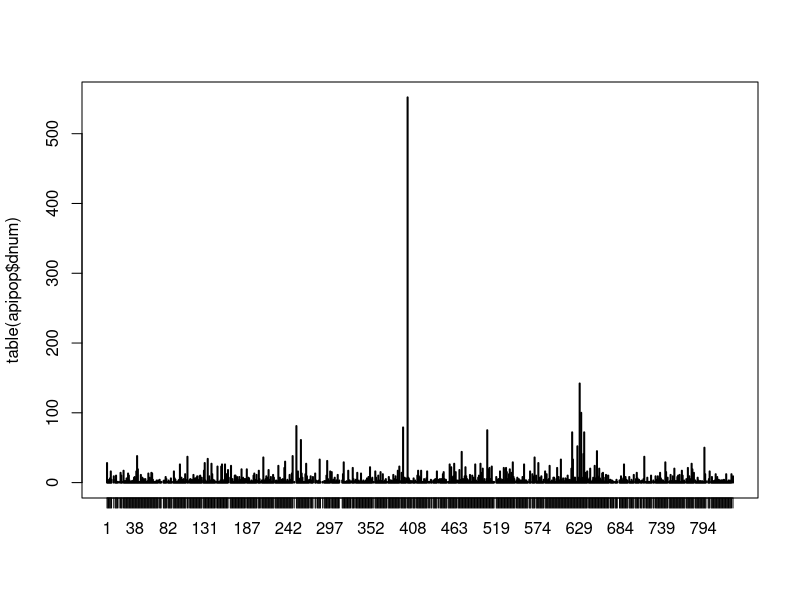

Here is the R script that generated this plot:
# Amostragem por conglomerados

library(survey)


data(api)

help("api")

# O Índice de Desempenho Acadêmico é calculado para todas as 
# escolas da Califórnia com base em testes padronizados de alunos. 
# Os conjuntos de dados contêm informações para todas as escolas com 
# pelo menos 100 alunos e para várias amostras probabilísticas dos dados.

# Os dados populacionais completos no apipop são um quadro de dados com 6.194 
# observações sobre as 37 variáveis a seguir.
# 
# CDs
# Identificador único
# 
# tipo
# Ensino fundamental/médio/superior
# 
# nome
# Nome da escola (15 caracteres)
# 
# nome
# Nome da escola (40 caracteres)
# 
# escória
# Número da escola
# 
# nome
# Nome do distrito
# 
# dnum
# Número do distrito
# 
# nome
# Nome do condado
# 
# cnum
# Número do condado
# 
# bandeira
# motivo para falta de dados
# 
# pcttest
# porcentagem de alunos testados
# 
# API00
# API em 2000
# 
# API99
# API em 1999
# 
# alvo
# alvo para mudança na API
# 
# crescimento
# Mudança na API
# 
# sch.largo
# Atingiu a meta de crescimento em toda a escola?
#   
#   comp.imp
# Atingiu a meta de melhoria comparável
# 
# ambos
# Atingiu ambas as metas
# 
# prêmios
# Elegível para programa de prêmios
# 
# refeições
# Percentagem de estudantes elegíveis para refeições subsidiadas
# 
# ei
# ‘Aprendentes da Língua Inglesa’ (porcentagem)
# 
# ano.rnd
# Escola o ano todo
# 
# mobilidade
# percentagem de alunos para os quais este é o primeiro ano na escola
# 
# acs.k3
# tamanho médio das turmas anos K-3
# 
# acs.46
# tamanho médio das turmas anos 4-6
# 
# acs.core
# Número de cursos acadêmicos básicos
# 
# pct.resp
# percentagem onde o nível de escolaridade dos pais é conhecido
# 
# não.hsg
# porcentagem de pais que não concluíram o ensino médio
# 
# hsg
# porcentagem de pais com ensino médio completo
# 
# algum.col
# porcentagem de pais com alguma faculdade
# 
# col.grad
# porcentagem de pais com diploma universitário
# 
# grad.sch
# porcentagem de pais com pós-graduação
# 
# média.ed
# nível médio de escolaridade dos pais
# 
# completo
# porcentagem de professores totalmente qualificados
# 
# emer
# percentagem de professores com qualificações de emergência
# 
# matricular
# número de alunos matriculados
# 
# API.stu
# número de alunos testados.


head(apipop, 6) # informaçcÕes de nosso conjunto de dados 6 primeiras observações

summary(apipop)
# NOte que há dados faltantes

# Usaremos a variáel distritos escolares (dnum) como sendo a informação do conglomerada

K = dim(apipop)[1]

# Número do distrito
str(apipop$dnum)

# número total de gonglomerados
N = length(unique(apipop$dnum))


# distribuição dos conglomerados
plot(table(apipop$dnum))

# suponhamos que queremos realziar uma amostragem 
# por conglomerados em um estágio de 15 distritos
# escolares

# A obtenção da amostra não é tão direta mas podemos usar
# o pacote sampling

# Pacote de amostragem -  Yves Tillé
library(sampling)

set.seed(31416)

# número de distritos
n = 15

aux1 = sampling::cluster(apipop, # base de dados
                        clustername = c("dnum"), # variável de cluster 
                        n, # tamaho de amostra
                        method = c("srswor"), # método de seleção (srswor = aleatório 
                        #simples sem substituição)
                        description = TRUE # a mensagem fornece o número de clusters 
                        #selecionados, o número de unidades na população e o número 
                        # de unidades selecionadas.
                        )


str(aux1)

# Prob = 15/757 (n_I/N_I)

# Amostra de conglomerados

samplec1 = getdata(apipop, aux1)

# Atributos da base de dados
attributes(samplec1)

L = dim(aux1)[1] # número de unidades selecionados


# O plano amostral agora pode ser definino de forma completa uma vez que 
# temos a variável de cluster

dclus1 <- svydesign(ids = ~dnum, fpc = rep(N,L), data = samplec1)


summary(dclus1)

# Avaliemos novamente o número total de matriculados e a media 
# do escore api para o ano 2000

# Total
svytotal(~enroll, dclus1)

# media
svytotal(~api00, dclus1)

# Note pelos resultados que este plano amostral resulta ser menos preciso
# que AAS ou AASE.



# Consideremos agora uma amostragem en dois estágios por conglomerados 
# em que são selecionadas 40 unidade primarias de amostragem (distritos esolares) 
# e 5 unidades secundarias de amostragem (colegios) por distrito.

set.seed(123456)

Pop = apipop

str(Pop[,6]) # pegar os distritos

# pegar unicamente os registro unicos 
aux0 = aggregate(Pop[,6], by=list(Pop$dnum), function(x)x[1])

# Pegar os registros unicos de numero de colegios por distrito
aux1 = aggregate(Pop[,7], by=list(Pop$dnum), length)

# Base de dados dos distritos
Popd = cbind(aux0, aux1)
names(Popd)[c(2,4)] = c("dname", "Ncdis")

# merge das duas bases de dados mas agora identificando os distritos para 
# a avaliação dos estágios
Pop = merge(Pop, Popd[,c(2,4)], by = c("dname"))

m1 <- sampling::cluster(Pop, clustername = c("dnum"), 
                        size = 40, method= "srswor" )
summary(m1)

m1 <- getdata(Pop,m1) # Amostra do primeiro estágio (distritos 
# como unidades primarias)

# Agora vanos fazer de forma recursiva a seleção das unidades secundarias
# do segundo estágio (colegios)

t=as.numeric(sapply(table(m1$dnum), function(x) min(5,x)  ))

m2 = NULL

for(i in 1:40){
  mx = m1[m1$dnum==unique(m1$dnum)[i],]
  mx$Prob1 = mx$Prob
  m <- sampling::cluster(mx, clustername = c("snum"),
                         size=t[i], method = "srswor")
  m <- getdata(mx,m)
  m2 = rbind(m2,m)
}

str(m2)

m2$w = 1/(m2$Prob1*m2$Prob) # pesos da amostragem

m2$fpc1 = fpc = rep(N, dim(m2)[1]) # fator de correção

# amostragem em dois estagios

dclus2 <- svydesign(ids=~dnum+snum, fpc=~fpc1+Ncdis, data=m2)

summary(dclus2)

# Vejamos como fica a estimação do total de matriculados e a média do indice

svytotal(~enroll, dclus2, na.rm=TRUE)

svymean(~api00, dclus2)
